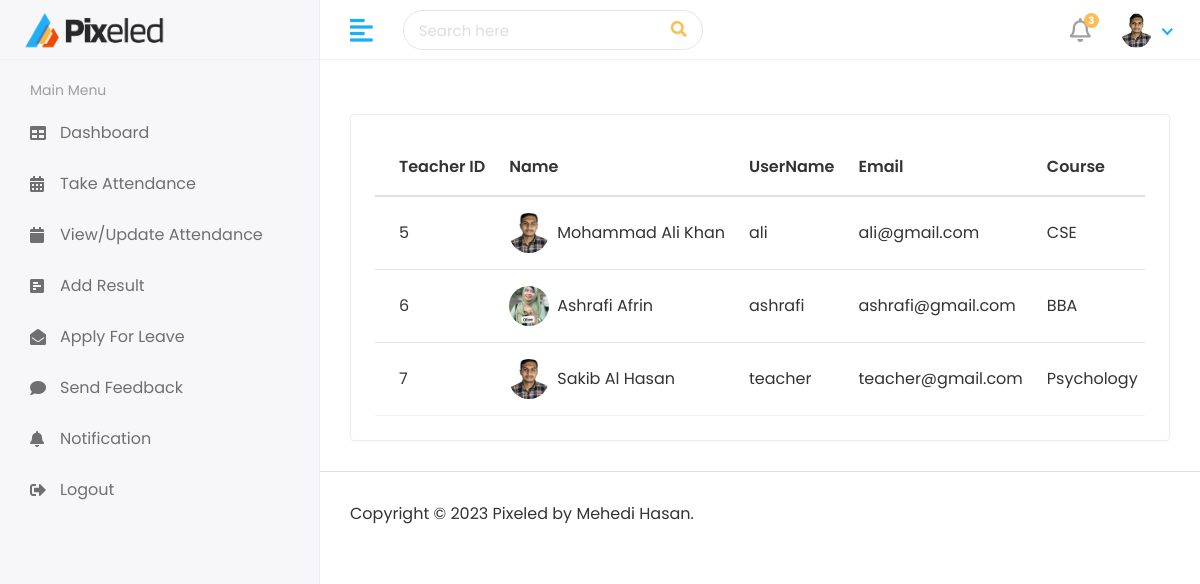
The page /myAdmin/Teacher/teacherList (signed in) on the database its author committed.
### authentication/models.py (models this page shows, shortened)
class CustomUser(AbstractUser):
    USER = (
        (1, 'Admin'),
        (2, 'Teacher'),
        (3, 'Student'),
    )
    user_type = models.CharField(choices=USER, max_length=50, default=1)
    profile_pic = models.ImageField(upload_to='media/profile_pic')

class Teacher(models.Model):
    admin = models.OneToOneField(CustomUser, on_delete=models.CASCADE)
    address=models.TextField()
    gender = models.CharField(max_length=100)
    mobile=models.CharField(max_length=100)
    courseid = models.ForeignKey(Course, on_delete=models.DO_NOTHING,default=2)
    experience=models.CharField(max_length=100)
    cratedat = models.DateTimeField(auto_now_add=True)  # Set the default value using timezone.now
    updateat = models.DateTimeField(auto_now=True)

class Course(models.Model):
    name= models.CharField(max_length=100)
    created_at = models.DateTimeField(auto_now_add=True)
    updated_at = models.DateTimeField(auto_now=True)
    def __str__(self):
        return self.name

### authentication/views.py (the view)
# urls.py: path('myAdmin/Teacher/teacherList', views.teacherList,name="teacherList"),
@login_required(login_url='/index')
def teacherList(request):
    allTeacher=Teacher.objects.all()
    return render(request,"admin/teacherList.html",{"teacher":allTeacher})

### templates/admin/teacherList.html (shortened to what this page needs)
{% extends 'base.html' %}
{% block main %}
<div class="row">
    <div class="col-sm-12">
       <div class="card card-table">
          <div class="card-body">
             <div class="table-responsive">
                <table id="table_id" class="table table-hover table-center mb-0">
                   <thead>
                      <tr>
                        <th>Teacher ID</th>
                        <th>Name</th>
                         <th>UserName</th>
                         <th>Email</th>
                         <th>Course</th>
                      </tr>
                   </thead>
                   <tbody>
                     {% for t in  teacher %}
                     <tr>
                         <td>{{t.id}}</td>
                         <td>
                            <h2 class="table-avatar">
                               <a href="student-details.html" class="avatar avatar-sm mr-2"><img class="avatar-img rounded-circle" src="/{{t.admin.profile_pic}}" alt=""></a>
                               <a href="student-details.html">{{t.admin.first_name}}  {{t.admin.last_name}}</a>
                            </h2>
                         </td>
                         <td>{{t.admin.username}}</td>
                         <td>{{t.admin.email}}</td>
                         <td>{{t.courseid}}</td>
                      </tr>
                      {% endfor %}
                   </tbody>
                </table>
             </div>
          </div>
       </div>
    </div>
 </div>
{% endblock %}

### templates/includes/header.html (shortened to what this page needs)
{% load static %}header-leftLogo
<div class="header">
    <div class="header-left">
       <a href="{% url "index" %}" class="logo">
       <img src="{% static 'assets/img/DEA.png' %}"  alt="Logo">
       </a>
    </div>
    <a href="javascript:void(0);" id="toggle_btn">
    <i class="fas fa-align-left"></i>
    </a>
    <div class="top-nav-search">
       <form>
          <input type="text" class="form-control" placeholder="Search here">
          <button class="btn" type="submit"><i class="fas fa-search"></i></button>
       </form>
    </div>
    <ul class="nav user-menu">
       <li class="nav-item dropdown noti-dropdown">
          <a href="#" class="dropdown-toggle nav-link" data-toggle="dropdown">
          <i class="far fa-bell"></i> <span class="badge badge-pill">3</span>
          </a>
       </li>
       <li class="nav-item dropdown has-arrow">
          <a href="#" class="dropdown-toggle nav-link" data-toggle="dropdown">
          <span class="user-img"><img class="rounded-circle" src="{% if user.profile_pic == '' %}{% static 'assets/img/profile.jpg' %}{% else %}/{{ user.profile_pic }}{% endif %}" width="31" alt="Ryan Taylor"></span>
          </a>
       </li>
    </ul>
 </div>

### static/assets/css/style.css (style rules this page uses)
html { height: 100%; }
body { background-color: #fff; color: #333; font-family: 'Poppins', sans-serif; font-size: 1rem; height: 100%; line-height: 1.5; overflow-x: hidden; }
h1, h2, h3, h4, h5, h6 { font-family: 'Poppins', sans-serif; margin-top: 0; }
.form-control { border: 1px solid #ddd; box-shadow: none; color: #333; font-size: 15px; height: 40px; }
a { color: #009ce7; }
input, button, a { transition: all 0.4s ease; -moz-transition: all 0.4s ease; -o-transition: all 0.4s ease; -ms-transition: all 0.4s ease; -webkit-transition: all 0.4s ease; }
input, input:focus, button, button:focus { outline: none; }
input[type=text], input[type=password] { -webkit-appearance: none; -moz-appearance: none; appearance: none; }
ul, ol { padding: 0px; list-style: none; }
.table { color: #333; max-width: 100%; margin-bottom: 0; width: 100%; }
table.table td h2 { display: inline-block; font-size: inherit; font-weight: 400; margin: 0; padding: 0; vertical-align: middle; }
table.table td h2.table-avatar { align-items: center; display: inline-flex; font-size: inherit; font-weight: 400; margin: 0; padding: 0; vertical-align: middle; white-space: nowrap; }
table.table td h2 a { color: #333; }
.table thead tr th { font-weight: 600; }
.table tbody tr { border-bottom: 1px solid rgba(0, 0, 0, 0.05); }
.table.table-center td, .table.table-center th { vertical-align: middle; }
.card-table .card-body .table > thead > tr > th { border-top: 0; }
.card-table .card-body .table tr td:first-child, .card-table .card-body .table tr th:first-child { padding-left: 1.5rem; }
.card-table .table td, .card-table .table th { border-top: 1px solid #e2e5e8; padding: 1rem 0.75rem; white-space: nowrap; }
.card { border: 1px solid #ececf5; box-shadow: 0 1px 3px 0 rgba(0, 0, 0, 0.03); margin-bottom: 1.875rem; }
.card-body { padding: 1.5rem; }
.avatar { position: relative; display: inline-block; width: 3rem; height: 3rem }
.avatar > img { width: 100%; height: 100%; -o-object-fit: cover; object-fit: cover; }
.avatar-sm { width: 2.5rem; height: 2.5rem; }
.header { background-color: #fff; border-bottom: 1px solid #f3f3f4; left: 0; position: fixed; right: 0; top: 0; z-index: 1001; height: 60px; }
.header .header-left { float: left; height: 60px; padding: 0 20px; position: relative; width: 320px; z-index: 1; transition: all 0.2s ease-in-out; background-color: #f7f7fa; border-bottom: 1px solid #efefef; border-right: 1px solid #ececf5; display: flex; align-items: center; }
.header .header-left .logo { display: inline-block; line-height: 60px; }
.header .header-left .logo img { max-height: 40px; width: auto; }
.header .dropdown-toggle:after { display: none; }
.header .has-arrow .dropdown-toggle:after { border-top: 0; border-left: 0; border-bottom: 2px solid #18aefa; border-right: 2px solid #18aefa; content: ''; height: 8px; display: inline-block; pointer-events: none; -webkit-transform-origin: 66% 66%; -ms-transform-origin: 66% 66%; transform-origin: 66% 66%; -webkit-transform: rotate(45deg); -ms-transform: rotate(45deg); transform: rotate(45deg); -webkit-transition: all 0.15s ease-in-out; transition: all 0.15s ease-in-out; width: 8px; vertical-align: 0px; }
.user-menu { float: right; margin: 0; position: relative; z-index: 99; padding-right: 15px; }
.user-menu.nav > li > a { color: #a0a0a0; font-size: 14px; line-height: 58px; padding: 0 15px; height: 60px; }
.user-img { margin-right: 3px; position: relative; }
.top-nav-search { float: left; margin-left: 15px; }
.top-nav-search form { margin-top: 10px; position: relative; width: 300px; }
.top-nav-search .form-control { background-color: transparent; border-color: rgba(0, 0, 0, 0.1); border-radius: 50px; color: #ddd; height: 40px; padding: 10px 50px 10px 15px; }
.top-nav-search .btn { background-color: transparent; border-color: transparent; color: #ffbc53; min-height: 40px; padding: 7px 15px; position: absolute; right: 0; top: 0; }
.top-nav-search .form-control::placeholder { color: #ddd; }
.user-menu.nav > li > a .badge { background-color: #FFBC53; display: block; font-size: 10px; font-weight: bold; height: 15px; width: 15px; position: absolute; right: 7px; top: 13px; color: #fff; padding: 3px; }
.user-menu.nav > li > a > i { font-size: 1.5rem; line-height: 60px; }
@media (min-width: 992px) { #toggle_btn { align-items: center; color: #18aefa; display: inline-flex; float: left; font-size: 26px; height: 60px; justify-content: center; margin-left: 15px; padding: 0 15px; } }

### rows shown on the page
CustomUser: profile_pic (picture)
Teacher: id "5", admin.profile_pic (picture), admin.first_name "Mohammad", admin.last_name "Ali Khan", admin.username "ali", admin.email "ali@gmail.com", courseid "CSE"
Teacher: id "6", admin.profile_pic (picture), admin.first_name "Ashrafi", admin.last_name "Afrin", admin.username "ashrafi", admin.email "ashrafi@gmail.com", courseid "BBA"
Teacher: id "7", admin.profile_pic (picture), admin.first_name "Sakib Al", admin.last_name "Hasan", admin.username "teacher", admin.email "teacher@gmail.com", courseid "Psychology"
